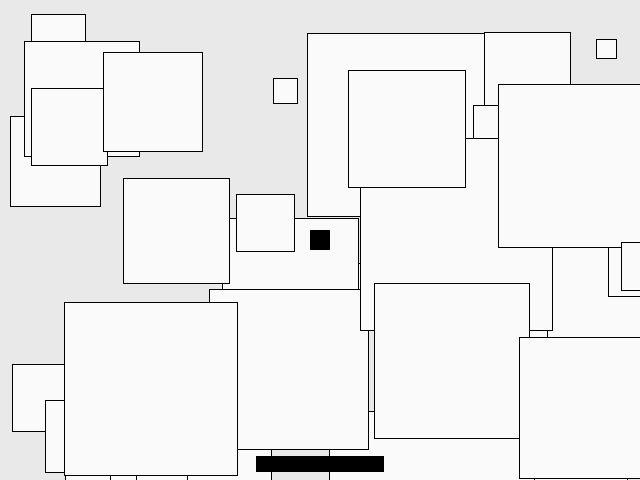
Frame 1 (no input)
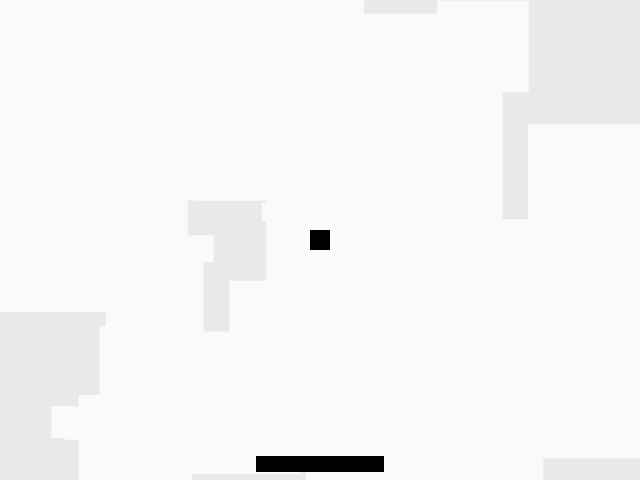
Frame 60 (the mouse pressed at the canvas centre just before this capture)
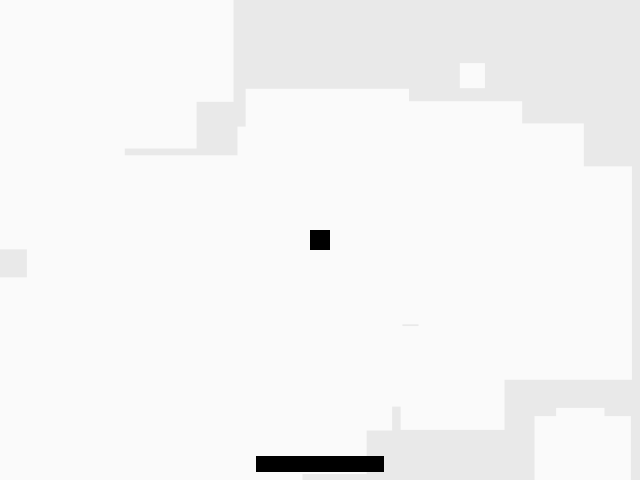
Frame 120 (the mouse held since frame 60 and released just before this capture)

The Processing sketch that drew these frames (run headless with seeded random() and noise(); from frame 60 on, the mouse is pressed at the canvas centre):

// Processing sketch: Exercise_02
// ── Exercise_02.pde

color backgroundColor = color(233);
//Variables for flickery background      CHANGED size and color
int numStatic = 40;
int staticSizeMin = 1;
int staticSizeMax = 220;
color staticColor = color(250);

//Variables for paddle(size, mouvements,color...)
int paddleX;
int paddleY;
int paddleVX;
int paddleSpeed = 10;
int paddleWidth = 128;
int paddleHeight = 16;
color paddleColor = color(0,0,0);

//Variables for the ball(Size,mouvements, color...)
int ballX;
int ballY;
int ballVX;
int ballVY;
int ballSpeed = 0;
int ballSize = 20;
color ballColor = color(0); 

//Setup program
void setup() {
  size(640, 480);

  //Using costum function in setup
  setupPaddle();
  setupBall();
}

//Creating function for original paddle
void setupPaddle() {
  paddleX = width/2;
  paddleY = height - paddleHeight;
  paddleVX = 0;
}

//Creating function for original ball
void setupBall() {
  ballX = width/2;
  ballY = height/2;
  ballVX = ballSpeed;
  ballVY = ballSpeed;
}

//Creating function for animation and interaction
void draw() {
  background(backgroundColor);

  drawStatic();

  updatePaddle();
  updateBall();
  handleBallHitPaddle();

  drawPaddle();
  drawBall();
}

//Makes the flickery background, with random small square of different size from 1 to 3 appearing
//randomly throughout the screen. Different every frame.
void drawStatic() {
  for (int i = 0; i < numStatic; i++) {
    float x = random(0, width);
    float y = random(0, height);
    float staticSize = random(staticSizeMin, staticSizeMax);
    fill(staticColor);
    rect(x, y, staticSize, staticSize);
  }
}

//Setting paddle to is original speed/making it unable to go offscreen;
//when the paddle hits the right or left border, all other value beyond those points are forgotten/unaccessible
void updatePaddle() {
  paddleX += paddleVX;  
  paddleX = constrain(paddleX, 0+paddleWidth/2, width-paddleWidth/2);
}

//Ball propreties during the game
void updateBall() {
  ballX += ballVX;
  ballY += ballVY;


//Setting own functions


handleBallHitWall();
handleBallOffBottom();
}

//Draw the paddle
void drawPaddle() {
  rectMode(CENTER);
  noStroke();
  fill(paddleColor);
  rect(paddleX, paddleY, paddleWidth, paddleHeight);
}
//Draw the ball
void drawBall() {
  rectMode(CENTER);
  noStroke();
  fill(ballColor);
  rect(ballX, ballY, ballSize, ballSize);
}

//Whenn ball hit the top of the paddle, its Y speed switches so the ball "bounces"
void handleBallHitPaddle() {
  if (ballOverlapsPaddle()) {
    ballY = paddleY - paddleHeight/2 - ballSize/2;
    ballVY = -ballVY;      
    paddleColor += 20; //CHANGED the more the ball hits the paddle,the more the paddle and the ball get blue
    ballColor += 20;
  }
}

//Setting this fonction so if the ball is within the range of the top of the paddle, it is true, othewise its false
boolean ballOverlapsPaddle() {
  if (ballX - ballSize/2 > paddleX - paddleWidth/2 && ballX + ballSize/2 < paddleX + paddleWidth/2) {
    if (ballY > paddleY - paddleHeight/2) {
      return true;
    }
  }
  return false;
}

//If balls drop below screen, it respawns in the middle
void handleBallOffBottom() {
  if (ballOffBottom()) {
    ballX = width/2;
    ballY = height/2;
    ballVX =0;
    ballVY = 0;
    paddleColor = 0; // CHANGED the ball and paddle return to black if ball falls off
    ballColor = 0;
  }
}

boolean ballOffBottom() {
  return (ballY - ballSize/2 > height);
}

//If the ball hits a wall ou the ceiling, it bounces off (reverse speed) 
void handleBallHitWall() {
  if (ballX - ballSize/2 < 0) {
    ballX = 0 + ballSize/2;
    ballVX = -ballVX;
  } else if (ballX + ballSize/2 > width) {
    ballX = width - ballSize/2;
    ballVX = -ballVX;
  }

  if (ballY - ballSize/2 < 0) {
    ballY = 0 + ballSize/2;
    ballVY = -ballVY;
  }
}

//Making us able to move the paddle with the arrows
void keyPressed() {
  if (keyCode == LEFT) {
    paddleVX = -paddleSpeed;
  } else if (keyCode == RIGHT) {
    paddleVX = paddleSpeed;
  }
  if (keyCode == 32) {
    ballVX =(7);      //CHANGED press SPACE so that the ball starts moving
    ballVY = 7;
  }
}
//If we release the keys, the paddle stops moving
void keyReleased() {
  if (keyCode == LEFT && paddleVX < 0) {
    paddleVX = 0;
  } else if (keyCode == RIGHT && paddleVX > 0) {
    paddleVX = 0;
  }
}
